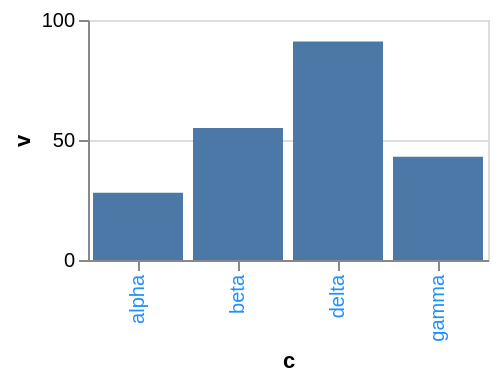

Write the Vega-Lite specification saved for this chart.
### Vega-Lite specification from a JSON file in a GitHub repository (floating-point values rounded to 4 significant figures)
{"$schema": "https://vega.github.io/schema/vega-lite/v6.json", "width": 200, "height": 120, "data": {"values": [{"c": "alpha", "v": 28, "w": 3, "t": "2024-01-07"}, {"c": "beta", "v": 55, "w": 7, "t": "2024-03-19"}, {"c": "gamma", "v": 43, "w": 5, "t": "2024-06-02"}, {"c": "delta", "v": 91, "w": 9, "t": "2024-09-11"}]}, "mark": "bar", "encoding": {"x": {"field": "c", "type": "nominal", "axis": {"labelColor": "dodgerblue"}}, "y": {"field": "v", "type": "quantitative"}}}
